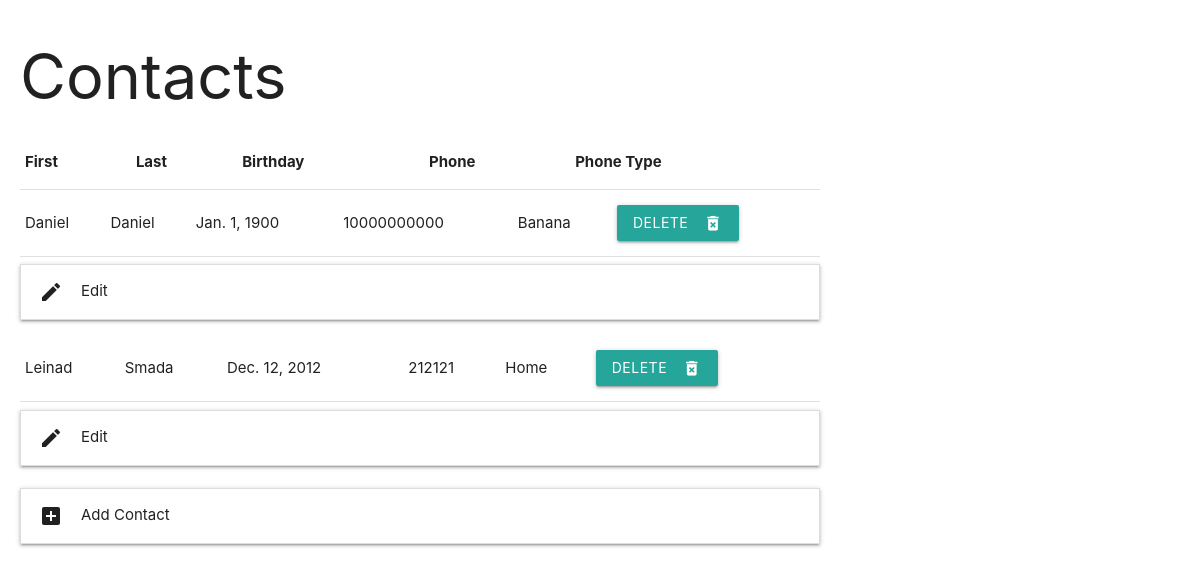
The app's page /contacts/, older data.
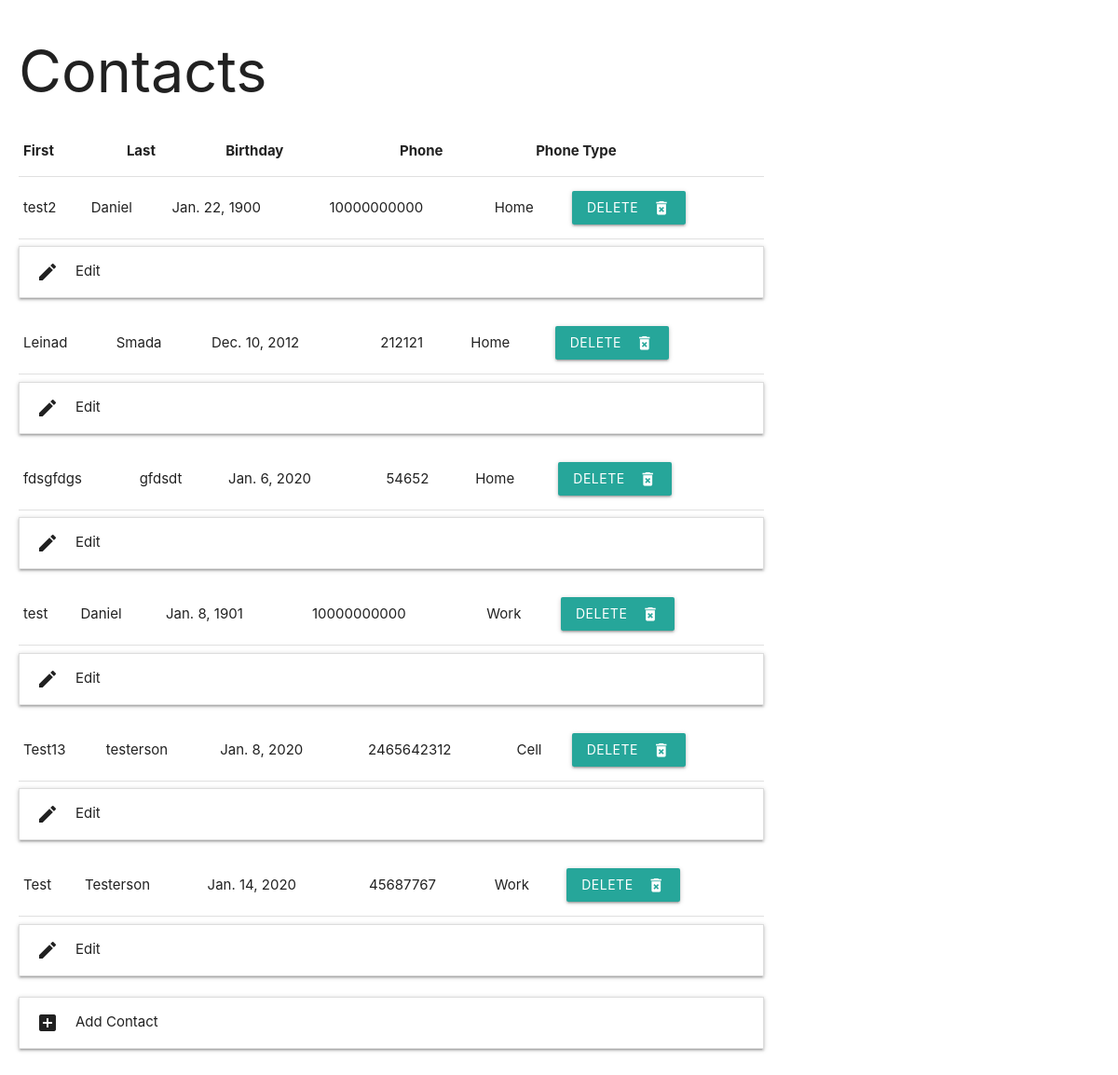
The same page, newer data.
### contactslab/models.py (models this page shows, shortened)
class ContactInfo(models.Model):
    first_name = models.CharField(max_length=20)
    last_name = models.CharField(max_length=20)
    birthday = models.DateField()
    phone_number = models.CharField(max_length=11)
    phone_type = models.ForeignKey(PhoneType, on_delete=models.PROTECT)

class PhoneType(models.Model):
    phone_type = models.CharField(max_length=20)
    def __str__(self):
        return self.phone_type

### contactslab/views.py (the view)
# urls.py: path('', views.index, name='index'),
def index(request):
    contacts = ContactInfo.objects.all()
    phone_types = PhoneType.objects.all()
    context = {
        'contacts' : contacts,
        'phone_types' : phone_types,
    }
    return render(request, 'contactslab/index.html', context)

### contactslab/templates/contactslab/index.html (shortened to what this page needs)
<!DOCTYPE html>
<html lang="en" dir="ltr">
  <head>
    <link rel="stylesheet" href="https://cdnjs.cloudflare.com/ajax/libs/materialize/1.0.0/css/materialize.min.css">
  </head>
  <body>
    <div class="bigoldiv">
    <div>
      <h1>Contacts</h1>
    </div>
    <div class="contacts">
      <table>
        <thead>
          <tr>
              <th>First</th>
              <th>Last</th>
              <th>Birthday</th>
              <th>Phone</th>
              <th>Phone Type</th>
          </tr>
        </thead>
      </table>
          {% for contact in contacts %}
          <table>
          <tbody>
          <tr>
            <td>{{contact.first_name}}</td>
            <td>{{contact.last_name}}</td>
            <td>{{contact.birthday}}</td>
            <td>{{contact.phone_number}}</td>
            <td>{{contact.phone_type}}</td>
            <td><a href="{% url 'contactslab:delete' contact.id %}">
            <button  class="btn waves-effect waves-light" type="submit" name="action">delete
              <i class="material-icons right">delete_forever</i>
            </button></a></td>
          </tr>
        </tbody>
      </table>
        <ul class="collapsible">
          <li>
            <div class="collapsible-header"><i class="material-icons">edit</i>Edit</div>
          </li></ul>
          {% endfor %}
  </div>
  <div class="form">
    <ul class="collapsible">
      <li>
        <div class="collapsible-header"><i class="material-icons">add_box</i>Add Contact</div>
      </li>
</div>
</div>
  </body>
</html>

Row changes from the older to the newer data that the page shows:
changed ContactInfo: first_name "Daniel" → "test2"; birthday "Jan. 1, 1900" → "Jan. 22, 1900"; phone_type "Banana" → "Home"
changed ContactInfo "Leinad": birthday "Dec. 12, 2012" → "Dec. 10, 2012"
added ContactInfo: first_name "fdsgfdgs", last_name "gfdsdt", birthday "Jan. 6, 2020", phone_number "54652", phone_type "Home"
added ContactInfo: first_name "test", last_name "Daniel", birthday "Jan. 8, 1901", phone_number "10000000000", phone_type "Work"
added ContactInfo: first_name "Test13", last_name "testerson", birthday "Jan. 8, 2020", phone_number "2465642312", phone_type "Cell"
added ContactInfo: first_name "Test", last_name "Testerson", birthday "Jan. 14, 2020", phone_number "45687767", phone_type "Work"
